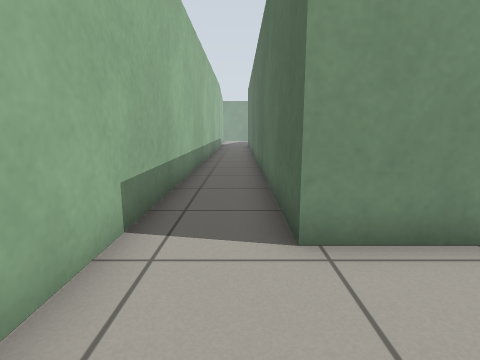
view 1 (above)

12 first-person views from a walk through a world built for the Gazebo simulator. The camera is 0.72 m above the floor, tilts 10° down and sees 80° across. The floor is counted in squares, 0.5 m on a side. Each view is taken from the middle of a square. On the plan, view 1 faces up. The plan holds only what a view shows up to about 14 squares ahead; the rest is blank. The place goes on beyond the plan.

view 2
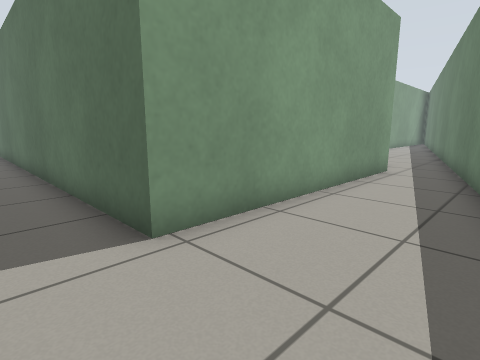

view 3
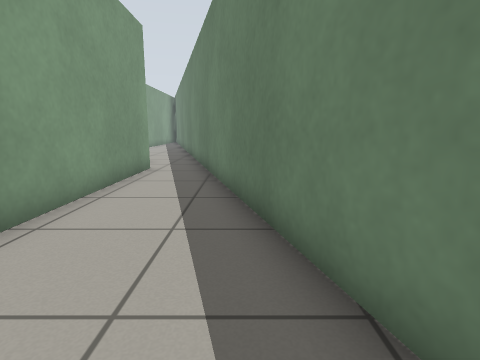

view 4
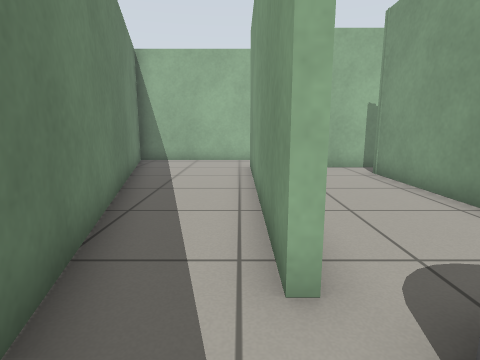

view 5
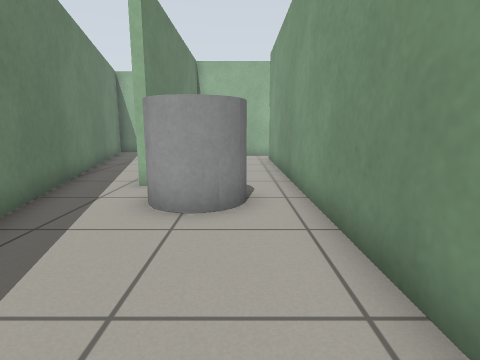

view 6
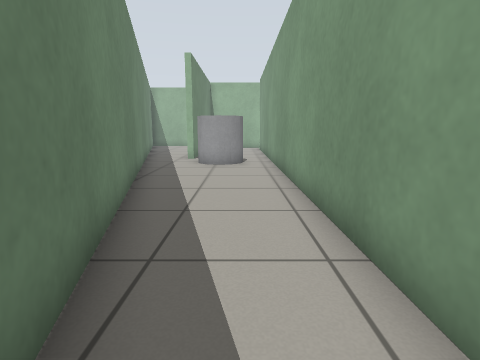

view 7
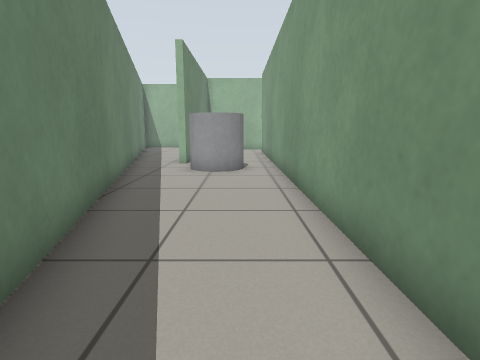

view 8
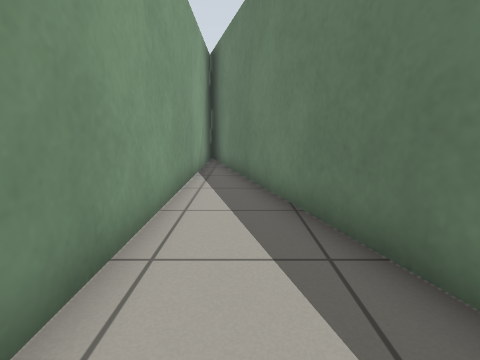

view 9
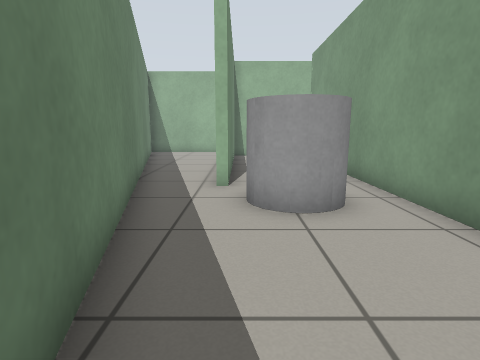

view 10
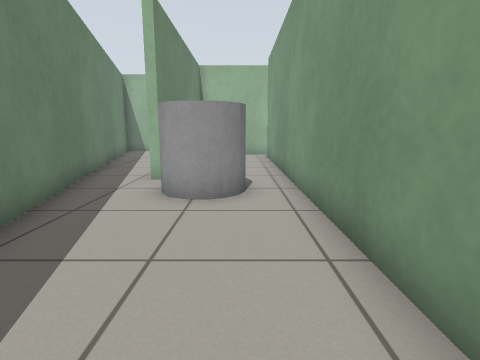

view 11
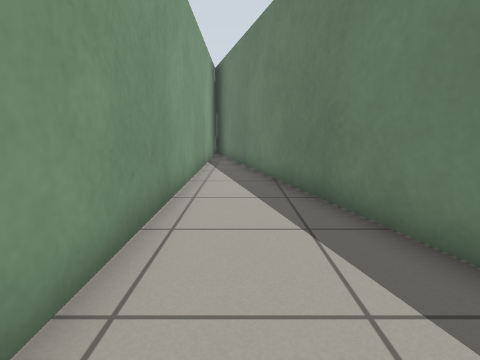

view 12
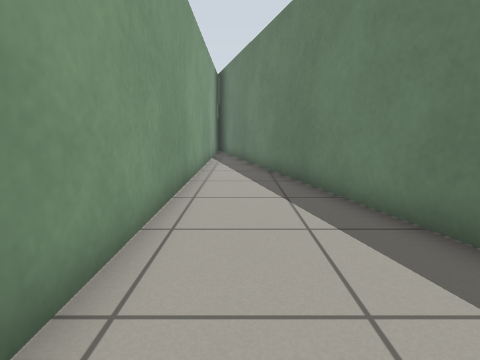

### Floor plan
Points are (right, up) in squares from view 1. A wall is a line through its corners. A room is listed if a view was taken in it or the views show most of it. See-through windows are left out.
Room 1 (views 1, 2, 3)
walls: (-1.6, 14.6) (-1.6, -1.7) (9.7, 1.3); (9.8, 3.4) (0.7, 3.4) (0.7, 18.2)
ways out: opening at (10, 2) to room 2
Room 2 (views 4, 5, 6, 7, 8, 9, 10, 11, 12)
walls: (9.7, 1.3) (32.6, 7.4); (2.6, 3.7) (9.8, 3.7); (28.1, 7.5) (2.4, 7.5)
ways out: opening at (10, 2) to room 1
objects: grey cylinder (11, 4) to (12, 6)

Positions as (right, up) in squares from view 1, and headings:
1: (0, 0), facing up
2: (-1, 0), facing up-right
3: (-1, 0), facing right
4: (12, 3), facing left
5: (17, 6), facing left
6: (24, 6), facing left
7: (22, 6), facing left
8: (18, 6), facing right
9: (17, 4), facing left
10: (18, 6), facing left
11: (15, 6), facing right
12: (13, 6), facing right
